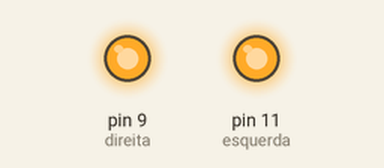
Recording of a sketch running on a simulated Arduino Uno, built with avr-gcc and run on an emulated ATmega328P. Parts: output pins drawn as LEDs (lit = HIGH).

Above: at 1.0 s.
At 4.0 s:
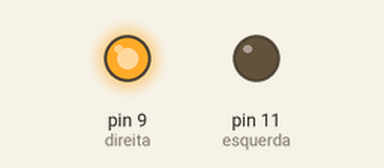
At 7.0 s:
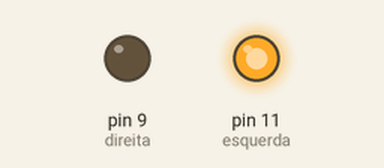
At 12.0 s:
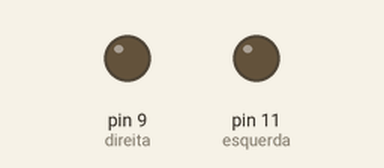
Timing chart, 0 to 20.8 s (numbered marks = the images above):
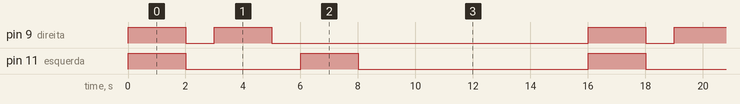

The sketch:

carrinho.ino
```cpp
#define direita 9
#define esquerda 11
void setup() {
 pinMode(direita,OUTPUT);
 pinMode(esquerda,OUTPUT);

}

void frente(){
  analogWrite(esquerda,255);
  analogWrite(direita,255);

  }

void parado(){
  analogWrite(esquerda,0);
  analogWrite(direita,0);

  }

void dir(){
  analogWrite(esquerda,255);
  analogWrite(direita,0);

  }


  void esq(){
  analogWrite(esquerda,0);
  analogWrite(direita,255);

  }

void loop() {
 frente();
 delay(2000);
 parado();
 delay(1000);
 esq();
 delay(2000);
 parado();
 delay(1000);
 dir();
 delay(2000);
 parado();
 delay(8000);


}
```

Measured:
- by itself, pin 9 (direita): repeats every 16.0 s: LOW 1.0 s, HIGH 2.0 s, LOW 11.0 s, HIGH 2.0 s
- by itself, pin 11 (esquerda): repeats every 16.0 s: LOW 4.0 s, HIGH 2.0 s, LOW 8.0 s, HIGH 2.0 s
- by itself, everything shown: repeats every 16.0 s, in 6 steps
